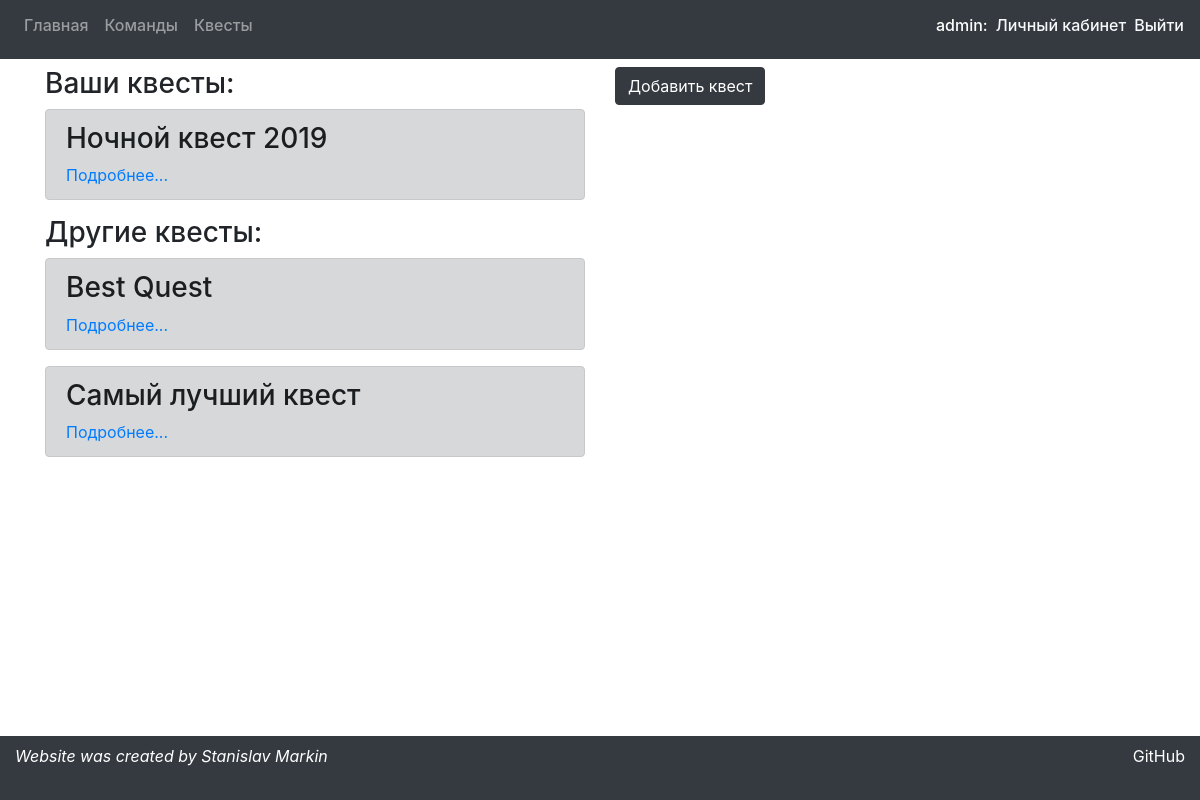
Screenshot of /quests (signed in) with the database file from the repository.
### preparationApp/models.py (models this page shows, shortened)
class Quest(models.Model):
    title = models.CharField(max_length=30)
    start_date = models.DateTimeField()
    description = models.TextField()
    owner = models.ForeignKey(User, models.CASCADE)

### preparationApp/views.py (the view)
# urls.py: path('quests', views.quests, name='quests'),
def quests(request):
    args = make_args(request)
    args['your_quests'] = list(filter(lambda q: get_user(request.user.username) == q.owner,
                                      models.Quest.objects.all()))
    args['other_quests'] = list(filter(lambda q: get_user(request.user.username) != q.owner,
                                       models.Quest.objects.all()))
    return render(request, 'preparationApp/questsPage.html', args)

### preparationApp/views.py (called while the page is built)
def get_user(name):
    return User.objects.get(username=name)

def make_args(request):
    args = {'message': 'none'}
    if request.session.get('message'):
        args['message'] = request.session.get('message')
        request.session.pop('message')
    return args

### preparationApp/templates/preparationApp/questsPage.html (shortened to what this page needs)
{% extends 'preparationApp/mainWrapper.html' %}
{% block content %}
    <div class="row">
    <div class="col-6">
    <h3>Ваши квесты:</h3>
    {% if your_quests|length == 0 %}
        <p>Нет квестов</p>
    {% else %}
        {% for quest in your_quests %}
            <div class="alert alert-dark">
                <h3>{{ quest.title }}</h3>
                <a href="quests/{{ quest.id }}">Подробнее...</a>
            </div>
        {% endfor %}
    {% endif %}
    <h3>Другие квесты:</h3>
    {% if other_quests|length == 0 %}
        <p>Нет квестов</p>
    {% else %}
        {% for quest in other_quests %}
            <div class="alert alert-dark">
                <h3>{{ quest.title }}</h3>
                <a href="quests/{{ quest.id }}">Подробнее...</a>
            </div>
        {% endfor %}
    {% endif %}
    </div>
    <div class="col-6">
    <button type="button"class="btn btn-dark mb-2"
            data-toggle="collapse" data-target="#quest">
        Добавить квест
    </button>
    </div>
    </div>
{% endblock %}

### preparationApp/templates/preparationApp/mainWrapper.html (shortened to what this page needs)
<!DOCTYPE html>
<html lang="en">
<head>
    {% load staticfiles %}
    <link rel="stylesheet" href="{% static 'bootstrap/css/bootstrap.css' %}" type="text/css">
</head>
<body>
    <nav class="navbar navbar-expand-lg navbar-dark bg-dark mb-2">
        <div class="collapse navbar-collapse">
            <ul class="navbar-nav">
                <li class="nav-item"><a class="nav-link h6" href="/">Главная</a></li>
                <li class="nav-item"><a class="nav-link h6" href="/teams">Команды</a></li>
                <li class="nav-item"><a class="nav-link h6" href="/quests">Квесты</a></li>
            </ul>
        </div>
        {% if user.is_authenticated %}
            <span class="h6 text-white float-right mr-2">{{ user.username }}: </span>
            <a class="text-light mr-2 h6 float-right" href="/personal">Личный кабинет</a></li>
            <a class="text-light h6 float-right" href="/logout/">Выйти</a></li>
        {% else %}
            <a class="text-light mr-2 h6 float-right" href="/login">Войти</a></li>
            <a class="text-light h6 float-right" href="/register">Регистрация</a></li>
        {% endif %}
    </nav>
    <div class="container">
    {% block content %}
    {% endblock %}
    </div>
    <footer style="height: 4rem;" class="container-fluid fixed-bottom bg-dark text-white pt-2">
		<div class="float-left font-italic ">
			Website was created by Stanislav Markin
		</div>
        <a target="_blank" href="https://github.com/MenacingDwarf/NightQuest" class=" text-white float-right">GitHub</a>
	</footer>
</body>
</html>

### rows the page displays
Quest: title "Ночной квест 2019"
Quest: title "Best Quest"
Quest: title "Самый лучший квест"

### other values shown
{{ user.username }} "admin"
